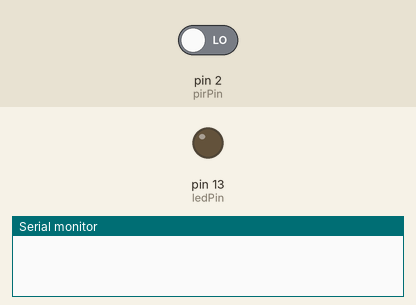
This sketch was run on a simulated Arduino Uno, built with avr-gcc and run on an emulated ATmega328P. Parts: output pins drawn as LEDs (lit = HIGH), the last lines printed to the serial monitor. The inputs (shaded band) are chosen by the test bench; at power-on: pin 2 (pirPin) LOW.

Above: at 1.2 s.
1.3 s: pin 2 (pirPin) driven HIGH
At 2.5 s:
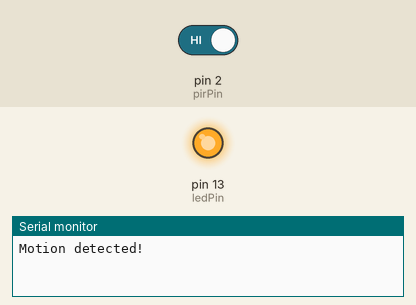
2.8 s: pin 2 (pirPin) driven LOW
At 3.9 s:
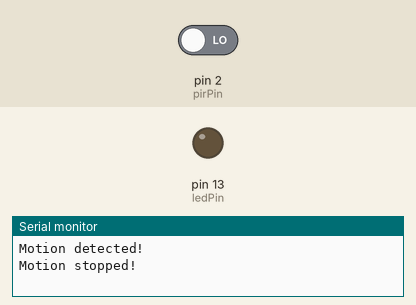
Timing chart, 0 to 5.8 s (numbered marks = the images above; inputs shaded):
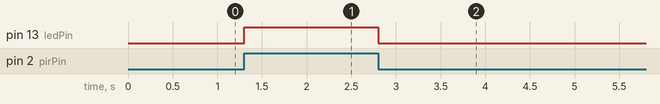

The sketch:

sketch_feb1a.ino
```cpp
//constants
const int pirPin = 2;
const int ledPin = 13;

volatile int pirState = LOW;
int val = 0;

//setup (only runs once)
void setup() {
  pinMode(ledPin, OUTPUT);
  pinMode(pirPin, INPUT);
  Serial.begin(9600);
  attachInterrupt(digitalPinToInterrupt(pirPin), pirInterrupt, CHANGE);
}


void loop() {
}

//Interrupt
void pirInterrupt() {
  val = digitalRead(pirPin);

  if (val == HIGH) {
    digitalWrite(ledPin, HIGH);
    if (pirState == LOW) {
      Serial.println("Motion detected!");
      pirState = HIGH;
    }
  } else {
    digitalWrite(ledPin, LOW);
    if (pirState == HIGH){
      Serial.println("Motion stopped!");
      pirState = LOW;
    }
  }
}
```

Measured:
- after the input at 1.3 s, pin 13 (ledPin): LOW → HIGH at once
- after the input at 2.8 s, pin 13 (ledPin): HIGH → LOW at once
